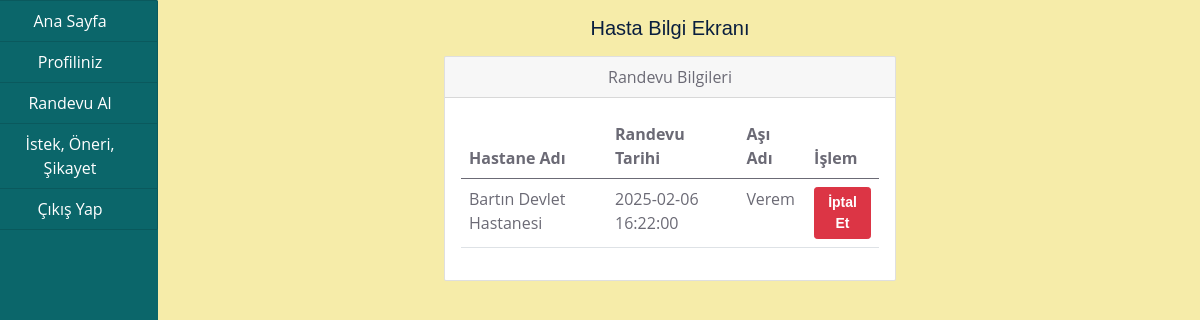
Screenshot of /hasta/index.php (signed in) with the database file from the repository.
### tables this page shows
CREATE TABLE `randevu` (
  `id` int(11) NOT NULL,
  `hasta_id` int(11) NOT NULL,
  `hastane_id` int(11) NOT NULL,
  `asi_id` int(11) NOT NULL,
  `randevu_tarihi` datetime NOT NULL
);

CREATE TABLE `kullanici_hastane` (
  `id` int(11) NOT NULL,
  `hastane_adi` varchar(100) NOT NULL,
  `hastane_sifre` varchar(255) NOT NULL,
  `hastane_il` int(11) NOT NULL,
  `durum` varchar(100) NOT NULL
);

CREATE TABLE `asilar` (
  `id` int(11) NOT NULL,
  `asi_adi` varchar(100) NOT NULL
);

### hasta/index.php (the view, shortened to what this page needs)
<?php
include ("../baglanti.php");
$kullanici_id = $_SESSION['id'];
$randevu_sorgu = "SELECT * FROM randevu WHERE hasta_id = '$kullanici_id'";
$randevu_sonuc = mysqli_query($baglanti, $randevu_sorgu);
?>
<!DOCTYPE html>
<html lang="tr">
<head>
    <link href="../assets/css/bootstrap.min.css" rel="stylesheet">
    <link href="../assets/css/style.css" rel="stylesheet">
</head>
<body>
    <div class="container-fluid">
        <div class="col-md-12">
            <div class="row">
                <div class="col-md-2" style="margin-left: -30px;">
                    <?php include("menu.php"); ?>
                </div>
                <div class="col-md-10">
                    <h5 class="text-center my-3">Hasta Bilgi Ekranı</h5>
                    <div class="container">
                        <div class="row-md-12">
                            <div class="row">
                                <div class="col-md-3"></div>
                                <div class="col-md-6 jumbotron">
                                    <div class="card">
                                        <div class="card-header text-center">Randevu Bilgileri</div>
                                        <div class="card-body">
                                            <table class="table">
                                                <thead>
                                                    <tr>
                                                        <th>Hastane Adı</th>
                                                        <th>Randevu Tarihi</th>
                                                        <th>Aşı Adı</th>
                                                        <th>İşlem</th>
                                                    </tr>
                                                </thead>
                                                <tbody>
                                                    <?php if (mysqli_num_rows($randevu_sonuc) > 0): ?>
                                                        <?php while ($randevu_bilgi_getir = mysqli_fetch_assoc($randevu_sonuc)): ?>
                                                            <?php
                                                            $hastane_sorgu = "SELECT * FROM kullanici_hastane WHERE id='" . $randevu_bilgi_getir['hastane_id'] . "'";
                                                            $hastane_sonuc = mysqli_query($baglanti, $hastane_sorgu);
                                                            $hastane_bilgi_getir = mysqli_fetch_assoc($hastane_sonuc);
                                                            $asi_sorgu = "SELECT * FROM asilar WHERE id='" . $randevu_bilgi_getir['asi_id'] . "'";
                                                            $asi_sonuc = mysqli_query($baglanti, $asi_sorgu);
                                                            $asi_bilgi = mysqli_fetch_assoc($asi_sonuc);
                                                            ?>
                                                            <tr>
                                                                <td><?php echo htmlspecialchars($hastane_bilgi_getir['hastane_adi']); ?></td>
                                                                <td><?php echo htmlspecialchars($randevu_bilgi_getir['randevu_tarihi']); ?></td>
                                                                <td><?php echo htmlspecialchars($asi_bilgi['asi_adi']); ?></td>
                                                                <td>
                                                                    <a href="randevuiptal.php?randevu_id=<?php echo htmlspecialchars($randevu_bilgi_getir['id']); ?>" class="btn btn-danger btn-sm">İptal Et</a>
                                                                </td>
                                                            </tr>
                                                        <?php endwhile; ?>
                                                    <?php else: ?>
                                                        <tr>
                                                            <td colspan="4" class="text-center">Randevu bulunamadı.</td>
                                                        </tr>
                                                    <?php endif; ?>
                                                </tbody>
                                            </table>
                                        </div>
                                    </div>
                                </div>
                            </div>
                        </div>
                    </div>
                </div>
            </div>
        </div>
    </div>
</body>
</html>

### assets/css/style.css (style rules this page uses)
:root { --primary: #0B666A; --secondary: #F57E57; --light: #F6ECA9; --dark: #071952; }
h5, h6, .font-weight-medium { font-weight: 500 !important; }
.btn { font-family: 'Jost', sans-serif; font-weight: 600; transition: .5s; }
.table { background-color: transparent; }

### rows the page displays
randevu: hastane.hastane_adi "Bartın Devlet Hastanesi", randevu_tarihi "2025-02-06 16:22:00", asi.asi_adi "Verem"
